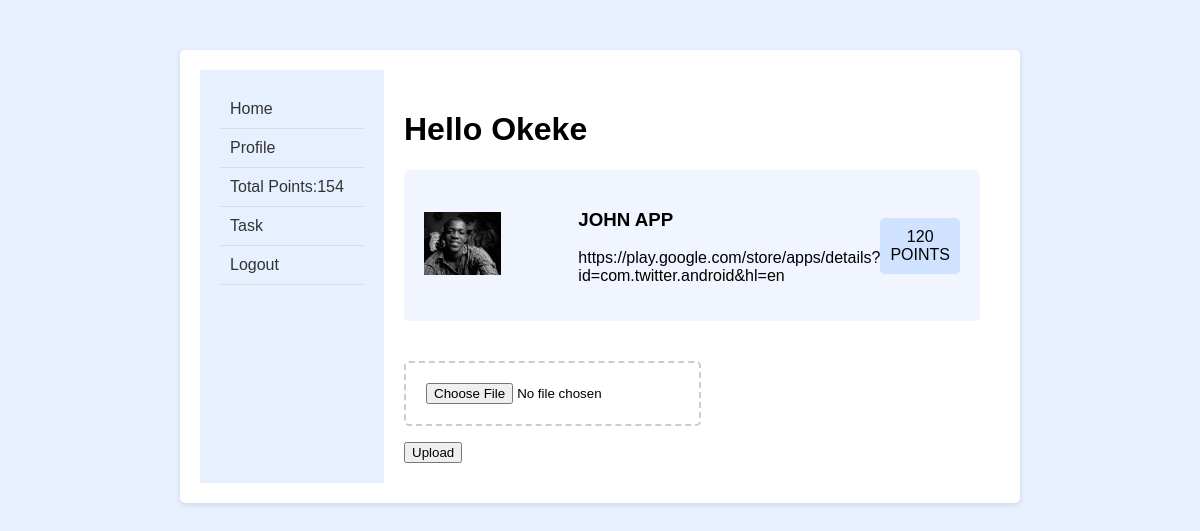
Page /submit_task/10 (signed in) on the committed database.
### mytask/models.py (models this page shows, shortened)
class UserProfile(models.Model):
    user = models.OneToOneField(MyUsers, on_delete = models.CASCADE,related_name='auth_users')
    total_points =models.IntegerField( default=0, blank=True)
    number_of_task_completed = models.IntegerField(default=0,blank=True)
    def __str__(self):
        return self.user.username

class MyUsers(AbstractBaseUser,PermissionsMixin):
    class Role(models.TextChoices):
        ADMIN = 'ADMIN','Admin'
        USER = 'USER','User'
    user_type = models.CharField(max_length=50, choices=Role.choices)
    username = models.CharField(max_length=255,null=True,unique=True)
    email = models.EmailField(_("email address"), unique=True)
    created_at  = models.DateTimeField(default=timezone.now)
    is_staff = models.BooleanField(default=False)
    is_superuser = models.BooleanField(default=False)
    is_active = models.BooleanField(default=False)
    objects =  CustomUserManager()
    USERNAME_FIELD = "email"
    REQUIRED_FIELDS = ['username']

class AdminApps(models.Model):
    class Category(models.TextChoices):
        SOCIAL = 'SOCIAL','Social'
        SPORTS = 'SPORTS','Sports'
        ENTERTAINMENT = 'ENTERTAINMENT','Entertainment'
        EDUCATION = 'EDUCATION','Education'
        EXCERCISE = 'EXCERCISE','Exercise'
    name = models.CharField(max_length=50,null=True,unique=True)
    points_reward = models.CharField(max_length=255,null=True)
    app_icon = models.ImageField( null=True)
    app_store_link = models.URLField()
    category = models.CharField(max_length=50, choices=Category.choices)
    def __str__(self):
        return self.name

### mytask/views.py (the view, shortened to what this page needs)
# urls.py: path('submit_task/<int:app_id>',views.submit_task, name='submit_task'),
def submit_task(request,app_id):
    app=AdminApps.objects.get(id=app_id)
    user = UserProfile.objects.get(user=request.user)
    person = MyUsers.objects.get(email=request.user.email)
    context = {'app':app,'user':user}
    return render(request,'mytask/drop.html',context)

### mytask/templates/mytask/drop.html (shortened to what this page needs)
<!DOCTYPE html>
<html>
<head>
</head>
<body>
    <div class="container">
        <div class="sidebar">
            <a href="{% url 'homepage' %}">Home</a>
            <a href="#">Profile</a>
            <a href="">Total Points:{{user.total_points}}</a>
            <a href="{% url 'view_all_app' %}">Task</a>
            <a href="{% url 'logout' %}">Logout</a>
        </div>
        <div class="content">
            <h1>Hello {{user}} </h1>
            <div class="task-card">
                <div class = 'box'> <img src= "{{app.app_icon.url}}" alt="logo"></div>
                <div class="task-details">
                    <h3>{{app}}</h3>
                    <p>{{app.app_store_link}}</p>
                </div>
                <div class="task-points">
                    {{app.points_reward}} POINTS
                </div>
            </div>
            <form id="upload-form" action="{% url 'submit_task' app.id %}" method="post" enctype="multipart/form-data">
                <div>
                    <input class="dropzone" type="file" name="screenshot">
                </div>
                <input type="submit" value="Upload">
            </form>
        </div>
    </div>
</body>
</html>

### mytask/templates/mytask/drop.html (style rules this page uses)
body { font-family: sans-serif; margin: 0; padding: 0; background-color: #e6f0ff; }
.box img { width: 50%; object-fit: fill; }
.container { width: 80%; max-width: 800px; margin: 50px auto; padding: 20px; background-color: #fff; border-radius: 5px; box-shadow: 0 2px 5px rgba(0, 0, 0, 0.1); display: flex; }
.sidebar { width: 20%; padding: 20px; background-color: #e6f0ff; }
.sidebar a { display: block; padding: 10px; text-decoration: none; color: #333; border-bottom: 1px solid #ddd; }
.content { width: 80%; padding: 20px; }
.task-card { background-color: #f0f5ff; border-radius: 5px; padding: 20px; margin-bottom: 20px; display: flex; align-items: center; }
.task-details { flex-grow: 1; }
.task-points { background-color: #cfe2ff; padding: 10px; border-radius: 5px; text-align: center; }
.dropzone { border: 2px dashed #ccc; border-radius: 5px; text-align: center; padding: 20px; margin-top: 20px; cursor: pointer; }

### rows in the picture
UserProfile: total_points "154", user.username "Okeke"
AdminApps: app_icon (picture), name "JOHN APP", app_store_link "https://play.google.com/store/apps/details?id=com.twitter.android&hl=en", points_reward "120"
